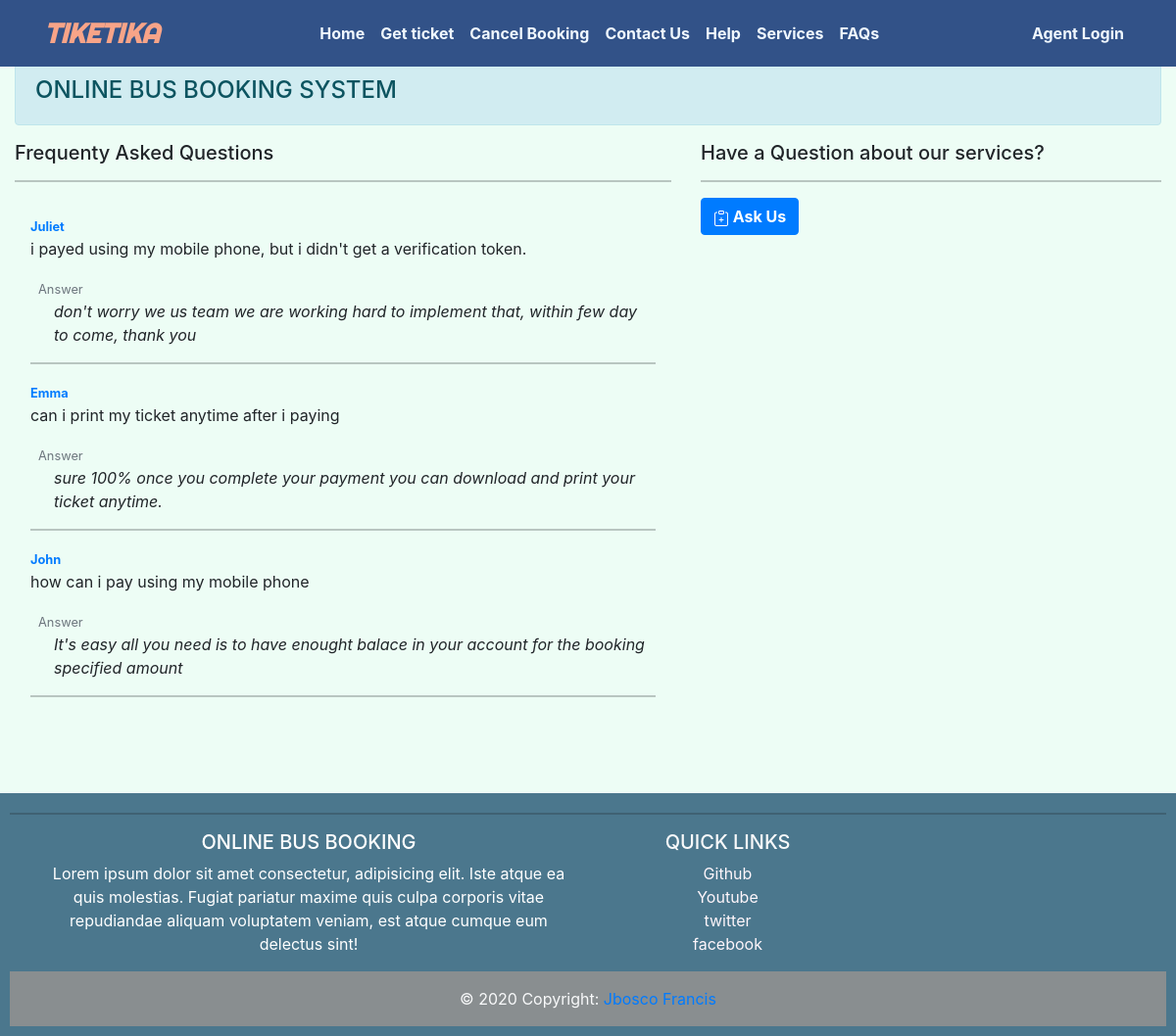
Screenshot of /asked_question/ with the database file from the repository.
### booking/models.py (models this page shows, shortened)
class Faq(models.Model):
    name = models.CharField(max_length=50, null=True)
    question = models.TextField(max_length=300, null=True)
    answer = models.TextField(max_length=200, blank=True)
    date_added = models.DateTimeField(auto_now_add=True)

### booking/views.py (the view, shortened to what this page needs)
# urls.py: path('asked_question/', views.faq, name='faq'),
def faq(request):
    faq = Faq.objects.all().order_by('-date_added')
    return render(request, 'booking/asked_question.html', {'faq':faq})

### booking/templates/booking/asked_question.html (shortened to what this page needs)
{% extends 'booking/base.html' %}
{% block content %}
<div class="row py-3">
    <div class="col-md-7">
        <h5>Frequenty Asked Questions</h5>
        <hr>
        <div class="p-3">
            {% for faq in faq %}
                {% if faq.answer %}
                    <small class="text-primary" data-aos="fade-left"><strong>{{faq.name}}</strong></small>
                    <p data-aos="fade-left">{{faq.question}}</p>
                    <small class="ml-2 text-muted" data-aos="fade-left">Answer</small>
                    <p class="ml-4" data-aos="fade-left"><i>{{faq.answer}}</i></p>
                    <hr>
                {% endif %}
            {% endfor %}
        </div>
    </div>
    <div class="col-md-5">
        <h5>Have a Question about our services?</h5>
        <hr>
        <span class="btn btn-primary" id="reviewBtn"><strong><i class="bi-clipboard-plus"></i> Ask Us</strong></span>
    </div>
</div>
{% endblock %}

### static/css/main.css (style rules this page uses)
body { background-color: #edfdf5; margin-top: 65px; }

### rows the page displays
Faq: name "Juliet", question "i payed using my mobile phone, but i didn't get a verification token.", answer "don't worry we us team we are working hard to implement that, within few day to come, thank you"
Faq: name "Emma", question "can i print my ticket anytime after i paying", answer "sure 100% once you complete your payment you can download and print your ticket anytime."
Faq: name "John", question "how can i pay using my mobile phone", answer "It's easy all you need is to have enought balace in your account for the booking specified amount"
